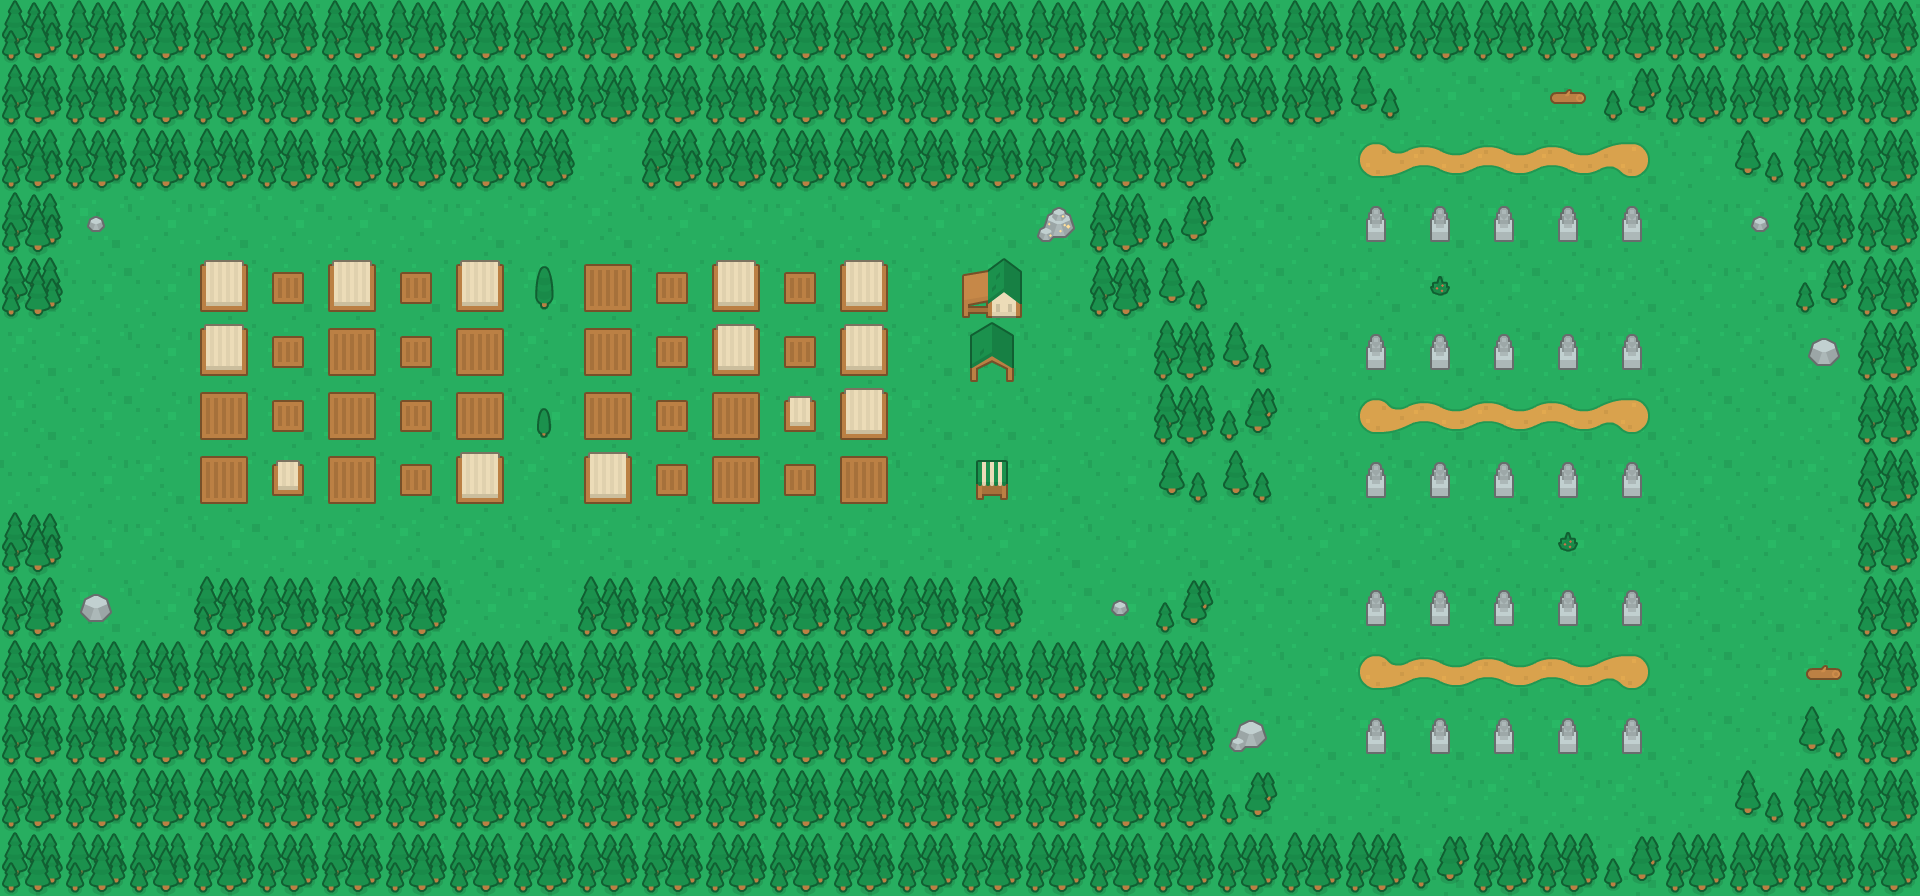

This game map was drawn from its Tiled (.tmx) file and the tilesets committed beside it. A one-line description and the trimmed map source follow:
An orthogonal 30x14 tile map with 64x64 px tiles, 2 tile layers (ground, obstacles) and 62 objects (47x obstacle, 11x red_spawn, 3x blue_spawn, blue_cam).

<map version="1.0" tiledversion="1.1.5" orientation="orthogonal" renderorder="right-down" width="30" height="14" tilewidth="64" tileheight="64" infinite="0" nextobjectid="132">
 <tileset firstgid="1" source="tilesheet.tsx" />
 <layer name="ground" width="30" height="14">
  <data>[420 cells, 420 non-empty, 7 distinct tile ids]</data>
 </layer>
 <layer name="obstacles" width="30" height="14">
  <data>[420 cells, 262 non-empty, 18 distinct tile ids]</data>
 </layer>
 <objectgroup name="objects">
  <object id="30" type="obstacle" x="0" y="0" width="1920" height="64" />
  <object id="31" type="obstacle" x="0" y="832" width="1920" height="64" />
  <object id="33" type="obstacle" x="0" y="256" width="64" height="320" />
  <object id="37" type="obstacle" x="1536" y="64" width="384" height="64" />
  <object id="38" type="obstacle" x="1024" y="192" width="192" height="64" />
  <object id="39" type="obstacle" x="1728" y="192" width="192" height="64" />
  <object id="40" type="obstacle" x="1856" y="384" width="64" height="256" />
  <object id="43" type="obstacle" x="0" y="768" width="1280" height="64" />
  <object id="48" type="obstacle" x="0" y="640" width="1216" height="64" />
  <object id="49" type="obstacle" x="1728" y="768" width="192" height="64" />
  <object id="50" type="obstacle" x="1792" y="640" width="128" height="64" />
  <object id="53" type="obstacle" x="1088" y="576" width="128" height="64" />
  <object id="54" type="obstacle" x="640" y="128" width="640" height="64" />
  <object id="55" type="obstacle" x="1728" y="128" width="192" height="64" />
  <object id="57" name="1" type="blue_spawn" x="64" y="320" width="64" height="64" />
  <object id="60" name="1" type="red_spawn" x="256" y="320" width="64" height="64" />
  <object id="77" type="obstacle" x="192" y="576" width="256" height="64" />
  <object id="78" type="obstacle" x="576" y="576" width="448" height="64" />
  <object id="79" type="obstacle" x="64" y="64" width="1344" height="64" />
  <object id="80" type="obstacle" x="0" y="128" width="576" height="64" />
  <object id="81" type="obstacle" x="1152" y="320" width="128" height="64" />
  <object id="88" type="obstacle" x="0" y="576" width="128" height="64" />
  <object id="89" type="obstacle" x="0" y="192" width="128" height="64" />
  <object id="90" type="obstacle" x="1344" y="192" width="320" height="64" />
  <object id="91" type="obstacle" x="1344" y="320" width="320" height="64" />
  <object id="92" type="obstacle" x="1344" y="576" width="320" height="64" />
  <object id="93" type="obstacle" x="1344" y="448" width="320" height="64" />
  <object id="94" type="obstacle" x="1344" y="704" width="320" height="64" />
  <object id="95" type="obstacle" x="960" y="256" width="64" height="128" />
  <object id="96" type="obstacle" x="960" y="448" width="64" height="64" />
  <object id="97" type="obstacle" x="832" y="256" width="64" height="192" />
  <object id="98" type="obstacle" x="768" y="384" width="64" height="64" />
  <object id="100" type="obstacle" x="704" y="256" width="64" height="128" />
  <object id="101" type="obstacle" x="448" y="256" width="128" height="64" />
  <object id="102" type="obstacle" x="512" y="384" width="64" height="64" />
  <object id="103" type="obstacle" x="448" y="448" width="64" height="64" />
  <object id="104" type="obstacle" x="320" y="256" width="64" height="64" />
  <object id="105" type="obstacle" x="256" y="448" width="64" height="64" />
  <object id="106" type="obstacle" x="192" y="256" width="64" height="128" />
  <object id="107" type="obstacle" x="1408" y="256" width="64" height="64" />
  <object id="108" type="obstacle" x="1536" y="512" width="64" height="64" />
  <object id="109" type="obstacle" x="1792" y="256" width="128" height="64" />
  <object id="110" type="obstacle" x="0" y="704" width="1280" height="64" />
  <object id="111" type="obstacle" x="1088" y="256" width="128" height="64" />
  <object id="112" type="obstacle" x="1152" y="384" width="128" height="64" />
  <object id="113" type="obstacle" x="1152" y="448" width="128" height="64" />
  <object id="114" type="obstacle" x="576" y="448" width="64" height="64" />
  <object id="115" name="blue_cam" type="blue_cam" x="0" y="128" width="64" height="64" />
  <object id="116" type="obstacle" x="1792" y="320" width="128" height="64" />
  <object id="117" type="obstacle" x="1792" y="704" width="128" height="64" />
  <object id="118" name="2" type="red_spawn" x="384" y="512" width="64" height="64" />
  <object id="119" name="3" type="red_spawn" x="576" y="384" width="64" height="64" />
  <object id="120" name="4" type="red_spawn" x="576" y="256" width="64" height="64" />
  <object id="121" name="5" type="red_spawn" x="832" y="448" width="64" height="64" />
  <object id="122" name="6" type="red_spawn" x="1024" y="256" width="64" height="64" />
  <object id="123" name="7" type="red_spawn" x="1088" y="512" width="64" height="64" />
  <object id="124" name="8" type="red_spawn" x="1600" y="512" width="64" height="64" />
  <object id="125" name="9" type="red_spawn" x="1408" y="640" width="64" height="64" />
  <object id="127" name="10" type="red_spawn" x="1472" y="256" width="64" height="64" />
  <object id="128" name="11" type="red_spawn" x="1408" y="384" width="64" height="64" />
  <object id="130" name="2" type="blue_spawn" x="64" y="384" width="64" height="64" />
  <object id="131" name="3" type="blue_spawn" x="64" y="448" width="64" height="64" />
 </objectgroup>
</map>
